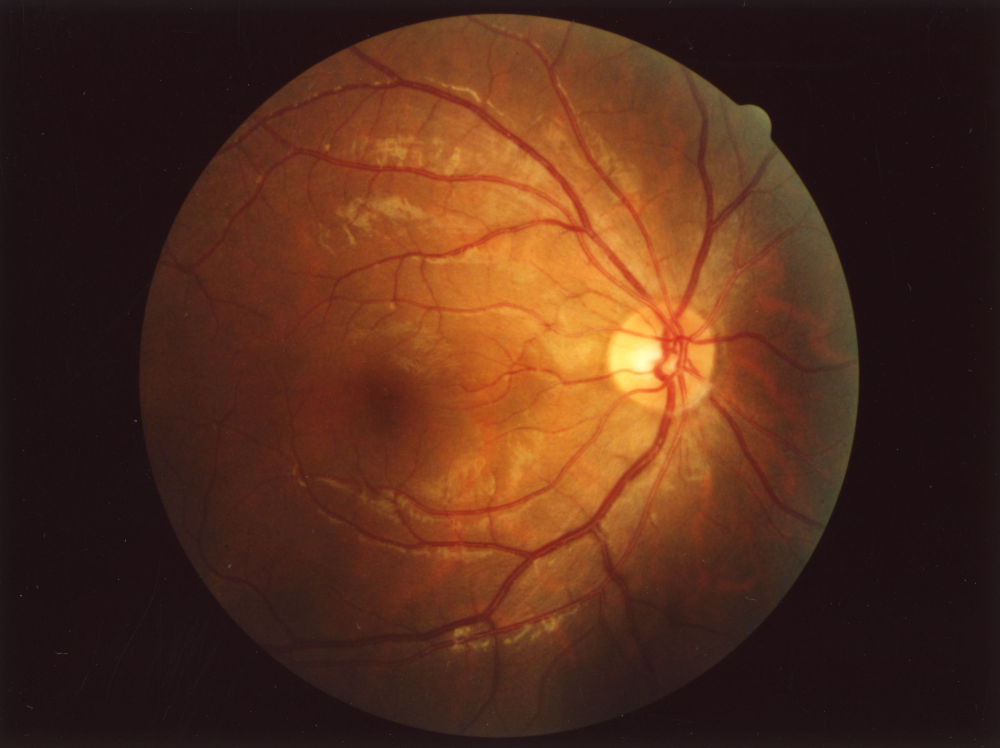
#> input picture images/Eye 1.jpg, 3000 x 2244 px (shown at 1/3 size); its folder holds only this picture in this run
$ jupyter execute EyeVeinDetection.ipynb
#> lines starting #> are read from the running program, lines starting #| are printed output that depends on the picture; after the words box and inside, x2 and y2 are one past the last pixel; in counts of white or black regions, pixels touching at a corner belong together
#> further down, image is the input picture: shape (2244, 3000, 3); mean B, G, R 28.1, 45.1, 82.9
## Eye Vein Detection

[cell 1]
import cv2
import os


__file__ = 'EyeVeinDetection.ipynb'
path = os.path.dirname(os.path.realpath(__file__))
path = os.path.join(path, 'images')


def EyeVeinDetection(image):


    image = cv2.resize(image, (640, 480))
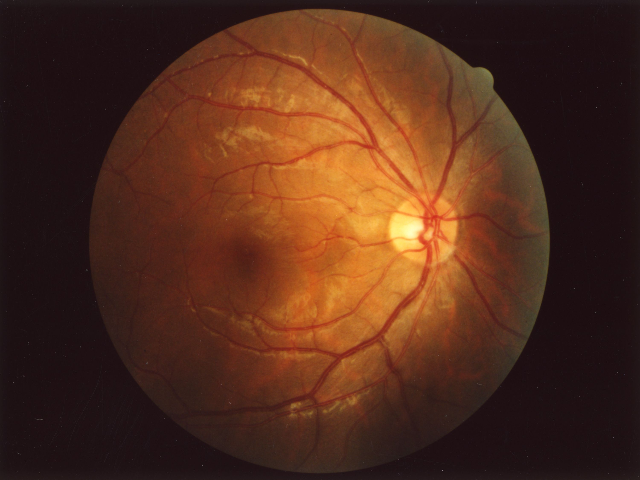
#> image: shape (480, 640, 3); mean of channels 0, 1, 2 28, 45.1, 82.9; drawn as B, G, R


    gray  = cv2.cvtColor(image, cv2.COLOR_BGR2GRAY)
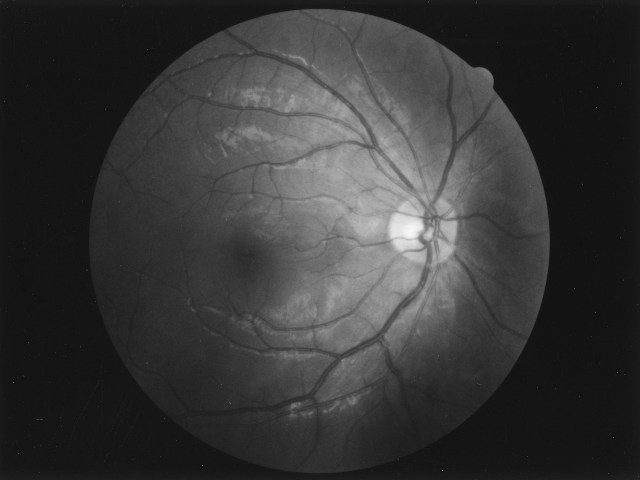
#> gray: shape (480, 640); min 11, max 247, mean 54.5
    edged = cv2.Canny(gray, 30, 200)
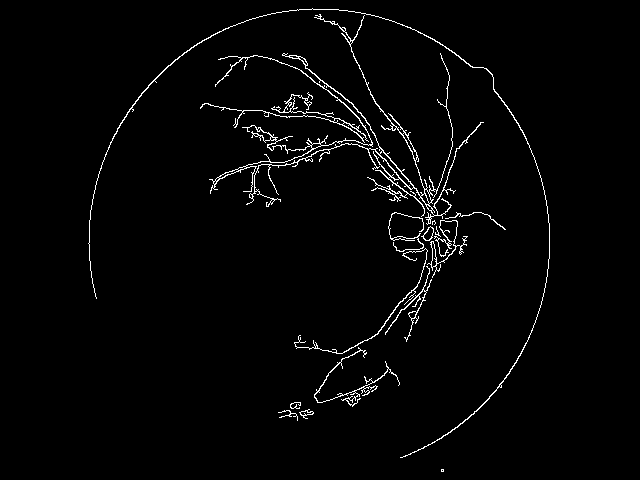
#> edged: shape (480, 640); 2.1% white in thin lines or dots, all inside (x1, y1, x2, y2) = (88, 8, 550, 472)
    edged = cv2.dilate(edged, None, iterations=1)
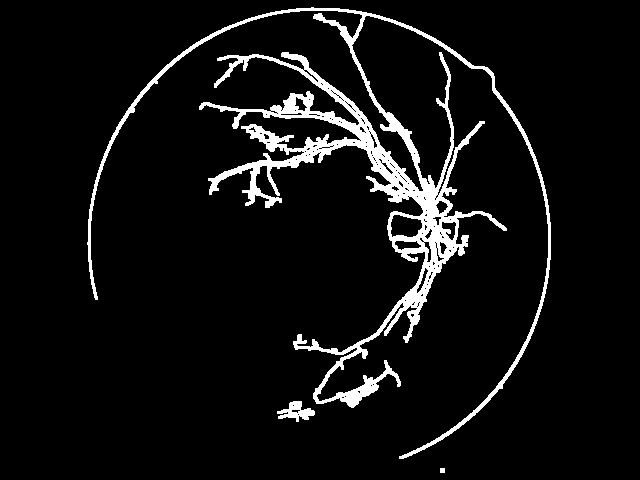
#> edged: shape (480, 640); 6.5% white; 3 white regions, box (x1, y1, x2, y2) and area: (87, 7, 551, 459) 19668, (277, 401, 315, 422) 399, (440, 468, 445, 473) 25
    edged = cv2.erode(edged, None, iterations=1)
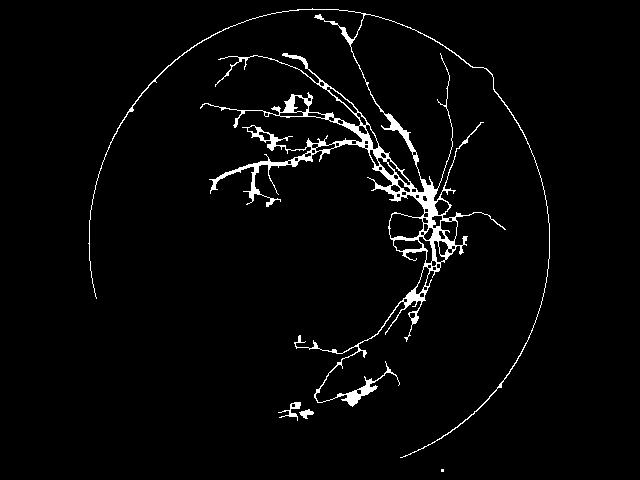
#> edged: shape (480, 640); 3% white; 4 white regions (1 under 20 px), largest, box (x1, y1, x2, y2) and area: (88, 8, 550, 458) 8917, (278, 402, 301, 421) 127, (299, 409, 314, 419) 78


    kernel = cv2.getStructuringElement(cv2.MORPH_RECT, (7, 7))
    closed = cv2.morphologyEx(edged, cv2.MORPH_CLOSE, kernel)
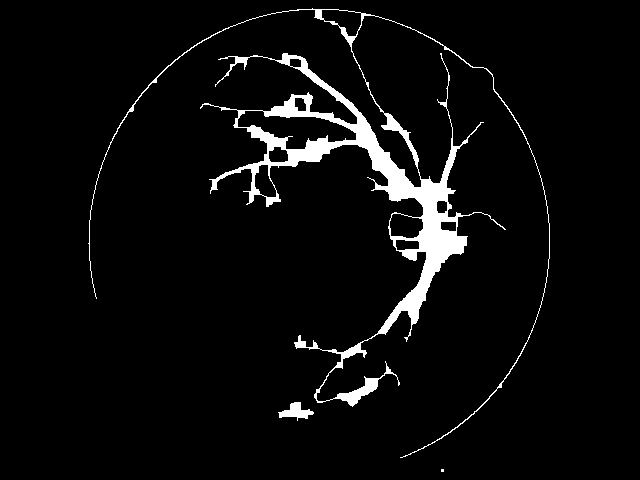
#> closed: shape (480, 640); 4.6% white; 3 white regions (1 under 20 px)

    cnts = cv2.findContours(closed.copy(), cv2.RETR_EXTERNAL, cv2.CHAIN_APPROX_SIMPLE)
#> cnts = 3 contours, 1 with area under 20; largest, box (x1, y1, x2, y2) and area: (88, 8, 550, 458) 16102, (278, 402, 314, 421) 276
    cnts = cnts[0] if len(cnts) == 2 else cnts[1]
    total = 0

    for c in cnts:
        area = cv2.contourArea(c)
        if area < 100:
            cv2.drawContours(closed, [c], -1, (0,0,0), -1)
#> this loop made 3 passes
#> area on passes 2 to 3: 276, 16102.5
#> closed: shape (480, 640); 4.6% white; 2 white regions

    cnts = cv2.findContours(closed.copy(), cv2.RETR_EXTERNAL, cv2.CHAIN_APPROX_SIMPLE)
#> cnts = 2 contours; box (x1, y1, x2, y2) and area: (88, 8, 550, 458) 16102, (278, 402, 314, 421) 276
    cnts = cnts[0] if len(cnts) == 2 else cnts[1]

    for c in cnts:
        area = cv2.contourArea(c)
        if area > 100:
            total += 1
            cv2.drawContours(image, [c], -1, (36,255,12), 2)
#> this loop made 2 passes
#> (area, total) on passes 1 to 2: (276, 1), (16102.5, 2)
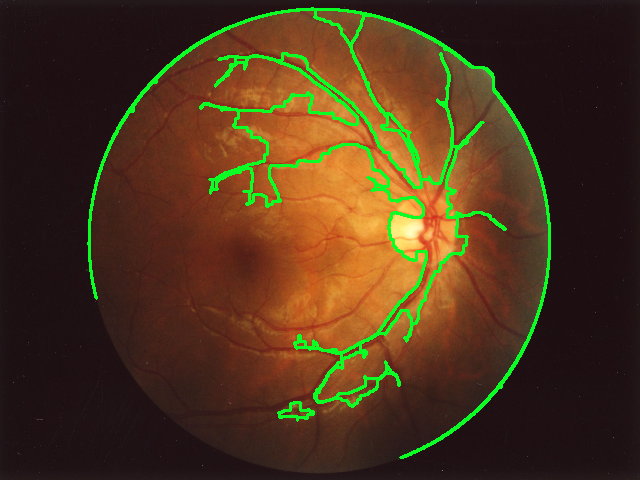
#> image: shape (480, 640, 3); 4.52% of pixels changed, all inside (x1, y1, x2, y2) = (87, 7, 551, 459); drawn as B, G, R
#> after the loop, total = 2

    cv2.imshow('closed', closed)
    cv2.imshow('image', image)
    cv2.waitKey()

    return total


for file in os.listdir(path):
    if file.endswith('.jpg'):
        image = cv2.imread(os.path.join(path, file))
        EyeVeinDetection(image)

cv2.destroyAllWindows()
